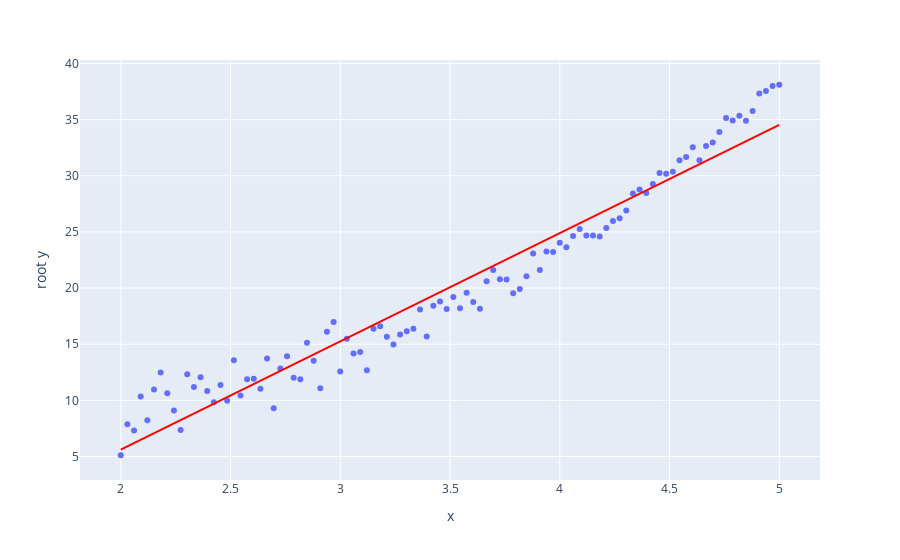

Notebook source saved alongside this figure:
### Code cell
df_2['root y'] = np.sqrt(df_2['y'])

px.scatter(df_2, x='x', y='root y', trendline="ols", trendline_color_override="red")
